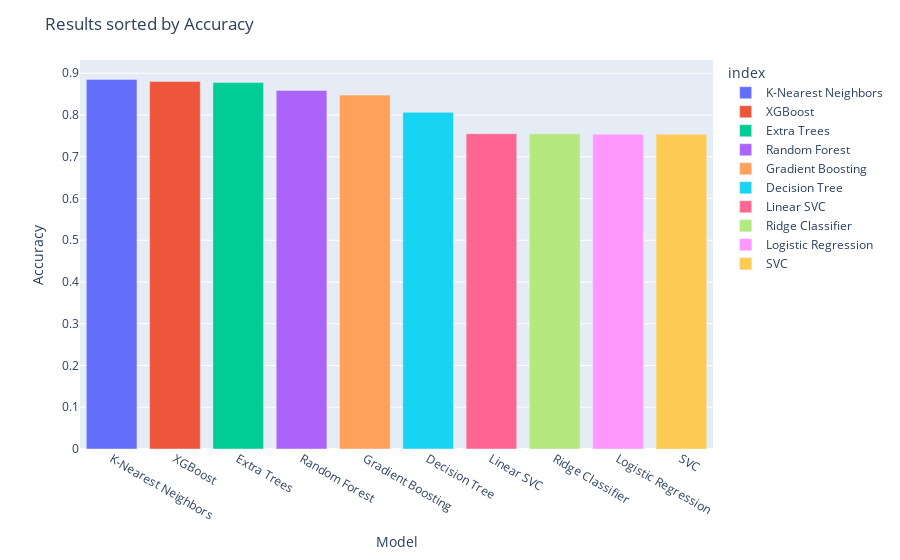

Here is the notebook cell this chart was saved with:
### Code cell
# Transformer le dictionnaire en DataFrame
df_results = pd.DataFrame(results).T  # .T pour transposer les lignes et colonnes

# Afficher le DataFrame
display(df_results)

# Test de la fonction avec 'Accuracy'
visualize_metric_results(df_results, 'Accuracy')

### Figure 1 — Plotly figure (JSON) as saved in the notebook; plotly's stock layout.template omitted (floating-point values rounded to 4 significant figures)
{"data": [{"alignmentgroup": "True", "hovertemplate": "index=%{x}<br>Accuracy=%{y}<extra></extra>", "legendgroup": "K-Nearest Neighbors", "marker": {"color": "#636EFA", "pattern": {"shape": ""}}, "name": "K-Nearest Neighbors", "offsetgroup": "K-Nearest Neighbors", "orientation": "v", "showlegend": true, "textposition": "auto", "type": "bar", "x": ["K-Nearest Neighbors"], "xaxis": "x", "y": [0.885], "yaxis": "y"}, {"alignmentgroup": "True", "hovertemplate": "index=%{x}<br>Accuracy=%{y}<extra></extra>", "legendgroup": "XGBoost", "marker": {"color": "#EF553B", "pattern": {"shape": ""}}, "name": "XGBoost", "offsetgroup": "XGBoost", "orientation": "v", "showlegend": true, "textposition": "auto", "type": "bar", "x": ["XGBoost"], "xaxis": "x", "y": [0.88], "yaxis": "y"}, {"alignmentgroup": "True", "hovertemplate": "index=%{x}<br>Accuracy=%{y}<extra></extra>", "legendgroup": "Extra Trees", "marker": {"color": "#00CC96", "pattern": {"shape": ""}}, "name": "Extra Trees", "offsetgroup": "Extra Trees", "orientation": "v", "showlegend": true, "textposition": "auto", "type": "bar", "x": ["Extra Trees"], "xaxis": "x", "y": [0.8775], "yaxis": "y"}, {"alignmentgroup": "True", "hovertemplate": "index=%{x}<br>Accuracy=%{y}<extra></extra>", "legendgroup": "Random Forest", "marker": {"color": "#AB63FA", "pattern": {"shape": ""}}, "name": "Random Forest", "offsetgroup": "Random Forest", "orientation": "v", "showlegend": true, "textposition": "auto", "type": "bar", "x": ["Random Forest"], "xaxis": "x", "y": [0.8588], "yaxis": "y"}, {"alignmentgroup": "True", "hovertemplate": "index=%{x}<br>Accuracy=%{y}<extra></extra>", "legendgroup": "Gradient Boosting", "marker": {"color": "#FFA15A", "pattern": {"shape": ""}}, "name": "Gradient Boosting", "offsetgroup": "Gradient Boosting", "orientation": "v", "showlegend": true, "textposition": "auto", "type": "bar", "x": ["Gradient Boosting"], "xaxis": "x", "y": [0.8475], "yaxis": "y"}, {"alignmentgroup": "True", "hovertemplate": "index=%{x}<br>Accuracy=%{y}<extra></extra>", "legendgroup": "Decision Tree", "marker": {"color": "#19D3F3", "pattern": {"shape": ""}}, "name": "Decision Tree", "offsetgroup": "Decision Tree", "orientation": "v", "showlegend": true, "textposition": "auto", "type": "bar", "x": ["Decision Tree"], "xaxis": "x", "y": [0.8063], "yaxis": "y"}, {"alignmentgroup": "True", "hovertemplate": "index=%{x}<br>Accuracy=%{y}<extra></extra>", "legendgroup": "Linear SVC", "marker": {"color": "#FF6692", "pattern": {"shape": ""}}, "name": "Linear SVC", "offsetgroup": "Linear SVC", "orientation": "v", "showlegend": true, "textposition": "auto", "type": "bar", "x": ["Linear SVC"], "xaxis": "x", "y": [0.755], "yaxis": "y"}, {"alignmentgroup": "True", "hovertemplate": "index=%{x}<br>Accuracy=%{y}<extra></extra>", "legendgroup": "Ridge Classifier", "marker": {"color": "#B6E880", "pattern": {"shape": ""}}, "name": "Ridge Classifier", "offsetgroup": "Ridge Classifier", "orientation": "v", "showlegend": true, "textposition": "auto", "type": "bar", "x": ["Ridge Classifier"], "xaxis": "x", "y": [0.755], "yaxis": "y"}, {"alignmentgroup": "True", "hovertemplate": "index=%{x}<br>Accuracy=%{y}<extra></extra>", "legendgroup": "Logistic Regression", "marker": {"color": "#FF97FF", "pattern": {"shape": ""}}, "name": "Logistic Regression", "offsetgroup": "Logistic Regression", "orientation": "v", "showlegend": true, "textposition": "auto", "type": "bar", "x": ["Logistic Regression"], "xaxis": "x", "y": [0.7538], "yaxis": "y"}, {"alignmentgroup": "True", "hovertemplate": "index=%{x}<br>Accuracy=%{y}<extra></extra>", "legendgroup": "SVC", "marker": {"color": "#FECB52", "pattern": {"shape": ""}}, "name": "SVC", "offsetgroup": "SVC", "orientation": "v", "showlegend": true, "textposition": "auto", "type": "bar", "x": ["SVC"], "xaxis": "x", "y": [0.7538], "yaxis": "y"}], "layout": {"barmode": "relative", "legend": {"title": {"text": "index"}, "tracegroupgap": 0}, "margin": {"t": 60}, "title": {"text": "Results sorted by Accuracy"}, "xaxis": {"anchor": "y", "categoryarray": ["K-Nearest Neighbors", "XGBoost", "Extra Trees", "Random Forest", "Gradient Boosting", "Decision Tree", "Linear SVC", "Ridge Classifier", "Logistic Regression", "SVC"], "categoryorder": "array", "domain": [0, 1], "title": {"text": "Model"}}, "yaxis": {"anchor": "x", "domain": [0, 1], "title": {"text": "Accuracy"}}}}
